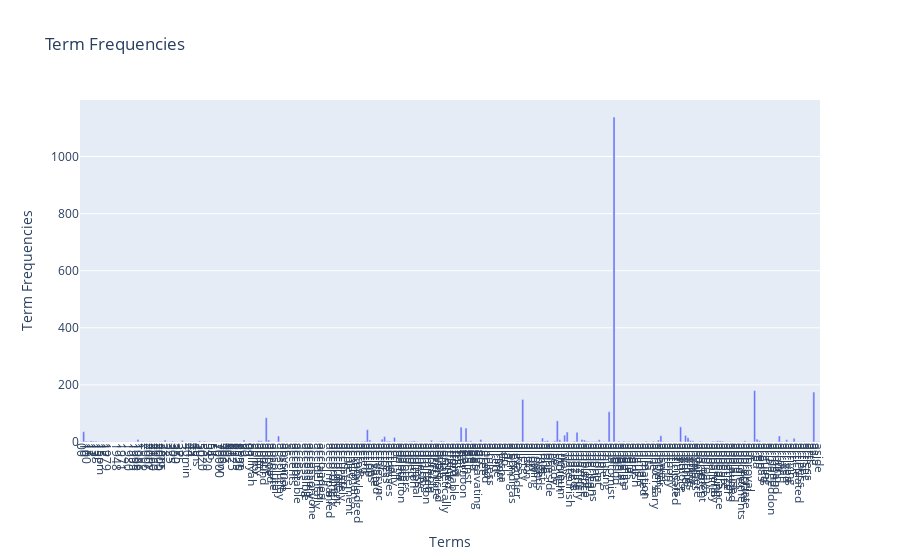

Notebook code cell kept with this figure:
### Code cell
# Answer here
import plotly.express as px

term_frequencies = np.asarray(X_counts.sum(axis=0))[0]

df_drawing = pd.DataFrame({
    'Terms': count_vect.get_feature_names_out()[:300],
    'Frequencies': term_frequencies[:300]
})

fig = px.bar(df_drawing, x='Terms', y='Frequencies', labels={'Frequencies': 'Term Frequencies'}, title='Term Frequencies')
fig.update_xaxes(tickangle=90, tickmode='array', tickvals=list(range(300)), ticktext=df_drawing['Terms'])
fig.show()

### Figure 1 — Plotly figure (JSON) as saved in the notebook; plotly's stock layout.template omitted (floating-point values rounded to 4 significant figures; data arrays with more than 128 entries replaced by an {"elided": "..."} marker saying what was removed)
{"data": [{"alignmentgroup": "True", "hovertemplate": "Terms=%{x}<br>Term Frequencies=%{y}<extra></extra>", "legendgroup": "", "marker": {"color": "#636efa", "pattern": {"shape": ""}}, "name": "", "offsetgroup": "", "orientation": "v", "showlegend": false, "textposition": "auto", "type": "bar", "x": {"elided": "300 str values"}, "xaxis": "x", "y": {"elided": "300 int values"}, "yaxis": "y"}], "layout": {"barmode": "relative", "legend": {"tracegroupgap": 0}, "title": {"text": "Term Frequencies"}, "xaxis": {"anchor": "y", "domain": [0, 1], "tickangle": 90, "tickmode": "array", "ticktext": {"elided": "300 str values"}, "tickvals": {"elided": "300 int values"}, "title": {"text": "Terms"}}, "yaxis": {"anchor": "x", "domain": [0, 1], "title": {"text": "Term Frequencies"}}}}
